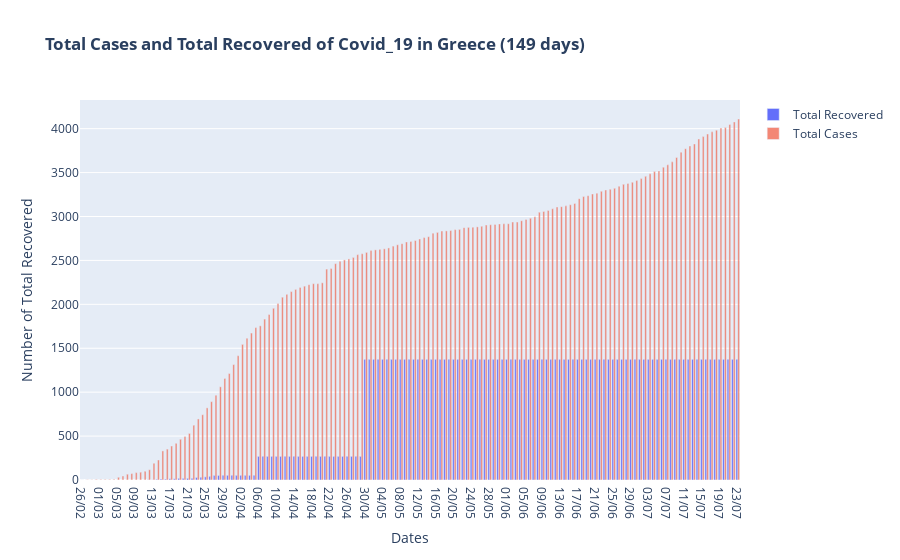

Notebook code cell kept with this figure:
### Markdown cell above
## Total Cases and Total Recovered

### Code cell
# Figure with secondary y-axis
fig = make_subplots(specs=[[{"secondary_y": False}]])

# Traces - Bars and line
fig.add_trace(
    go.Bar(x=df.index, y=df['Total Recovered'], name='Total Recovered'),
)

fig.add_trace(
    go.Bar(x=df.index, y=df['Total Cases'], name='Total Cases', opacity=0.7),
)

# Figure Title
fig.update_layout(
    title_text='<b>Total Cases and Total Recovered of Covid_19 in Greece ('+str(len(df['Total Cases']))+' days)</b>'
)

# x-axis and y-axes titles
fig.update_xaxes(title_text='Dates')
fig.update_yaxes(title_text='Number of Total Cases')
fig.update_yaxes(title_text='Number of Total Recovered')

fig.update_layout(hovermode='x unified')

fig.show()

### Figure 1 — Plotly figure (JSON) as saved in the notebook; plotly's stock layout.template omitted (floating-point values rounded to 4 significant figures; data arrays with more than 128 entries replaced by an {"elided": "..."} marker saying what was removed)
{"data": [{"name": "Total Recovered", "type": "bar", "x": {"elided": "149 str values"}, "y": {"elided": "149 int values"}}, {"name": "Total Cases", "opacity": 0.7, "type": "bar", "x": {"elided": "149 str values"}, "y": {"elided": "149 int values"}}], "layout": {"hovermode": "x unified", "title": {"text": "<b>Total Cases and Total Recovered of Covid_19 in Greece (149 days)</b>"}, "xaxis": {"anchor": "y", "domain": [0, 1], "title": {"text": "Dates"}}, "yaxis": {"anchor": "x", "domain": [0, 1], "title": {"text": "Number of Total Recovered"}}}}
